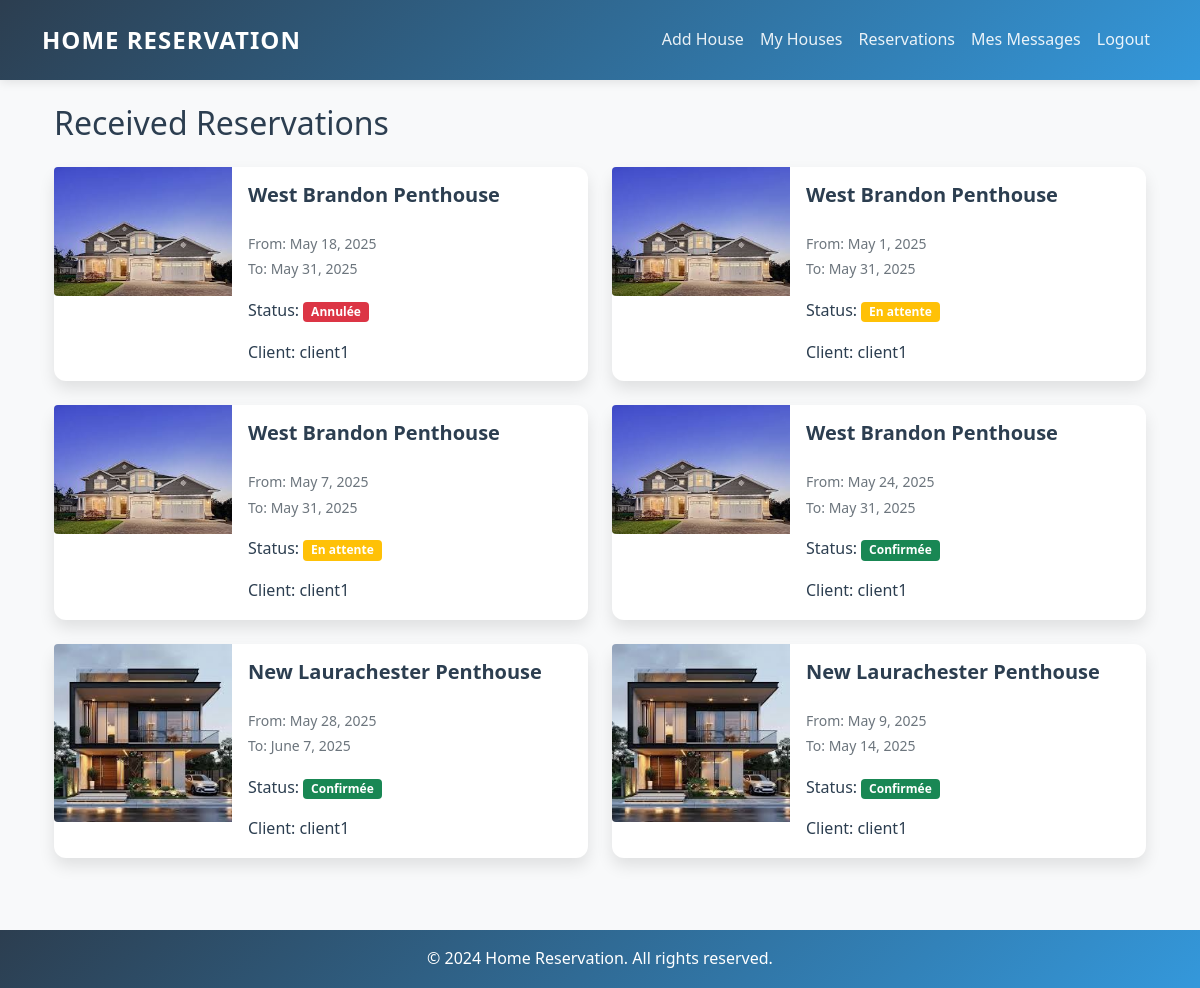
/received-reservations/ (signed in), run on an earlier commit of the app's database.
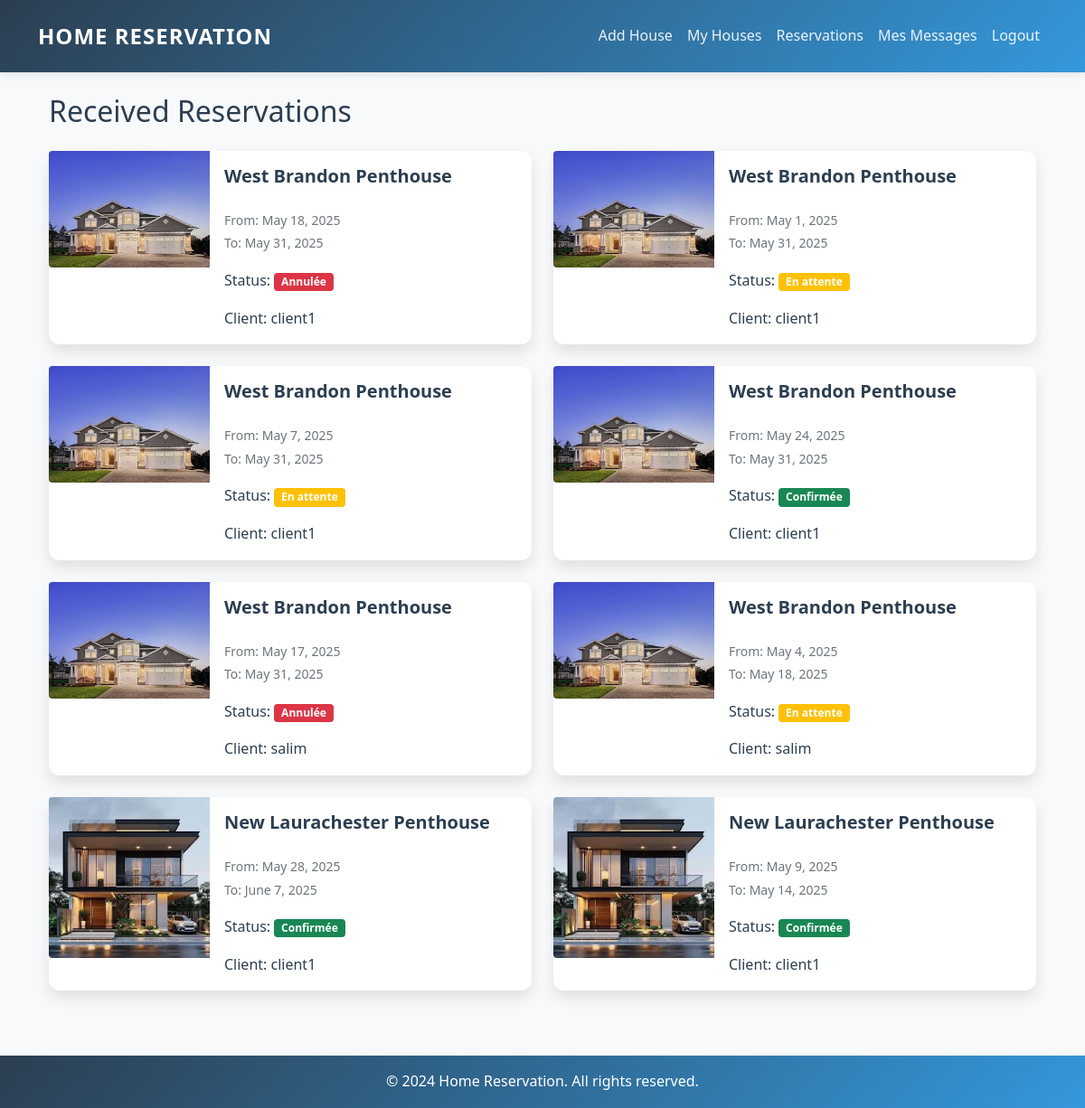
And on a later commit of the database.
### reservation/models.py (models this page shows)
class Reservation(models.Model):
    STATUT_CHOICES = [
        ('en_attente', 'En attente'),
        ('confirmée', 'Confirmée'),
        ('annulée', 'Annulée'),
    ]
    utilisateur = models.ForeignKey(UserProfile, on_delete=models.CASCADE, limit_choices_to={'role': 'client'})
    maison = models.ForeignKey(Maison, on_delete=models.CASCADE)
    date_debut = models.DateField()
    date_fin = models.DateField()
    statut = models.CharField(max_length=20, choices=STATUT_CHOICES)

### maison/models.py (models this page shows, shortened)
class Maison(models.Model):
    titre = models.CharField(max_length=100)
    description = models.TextField()
    adresse = models.CharField(max_length=255)
    prix_par_nuit = models.DecimalField(max_digits=10, decimal_places=2)
    disponible = models.BooleanField(default=True)
    proprietaire = models.ForeignKey(UserProfile, on_delete=models.CASCADE, limit_choices_to={'role': 'proprietaire'})
    image = models.ImageField(upload_to='houses/', null=True, blank=True)  # Add this line

### user/models.py (models this page shows, shortened)
class UserProfile(models.Model):
    ROLE_CHOICES = (
        ('client', 'Client'),
        ('proprietaire', 'Property Owner'),
    )
    user = models.OneToOneField(User, on_delete=models.CASCADE)
    role = models.CharField(max_length=20, choices=ROLE_CHOICES)

### maison/views.py (the view)
# urls.py: path('received-reservations/', maison_views.received_reservations, name='received_reservations'),
@login_required
def received_reservations(request):
    if request.user.userprofile.role != 'proprietaire':
        messages.error(request, 'Only property owners can view received reservations.')
        return redirect('home')
    reservations = Reservation.objects.filter(maison__proprietaire__user=request.user)
    return render(request, 'maison/received_reservations.html', {'reservations': reservations})

### templates/maison/received_reservations.html
{% extends 'base.html' %}
{% block content %}
<div class="container">
    <h2 class="mb-4">Received Reservations</h2>
    <div class="row">
        {% for reservation in reservations %}
        <div class="col-md-6 mb-4">
            <div class="card">
                <div class="row g-0">
                    <div class="col-md-4">
                        {% if reservation.maison.image %}
                            <img src="{{ reservation.maison.image.url }}" class="img-fluid rounded-start" alt="{{ reservation.maison.titre }}">
                        {% else %}
                            <img src="/static/images/default-house.jpg" class="img-fluid rounded-start" alt="Default house image">
                        {% endif %}
                    </div>
                    <div class="col-md-8">
                        <div class="card-body">
                            <h5 class="card-title">{{ reservation.maison.titre }}</h5>
                            <p class="card-text">
                                <small class="text-muted">
                                    From: {{ reservation.date_debut }}<br>
                                    To: {{ reservation.date_fin }}
                                </small>
                            </p>
                            <p class="card-text">
                                Status: <span class="badge {% if reservation.statut == 'confirmée' %}bg-success{% elif reservation.statut == 'en_attente' %}bg-warning{% else %}bg-danger{% endif %}">
                                    {{ reservation.get_statut_display }}
                                </span>
                            </p>
                            <p class="card-text">
                                Client: {{ reservation.utilisateur.user.username }}
                            </p>
                        </div>
                    </div>
                </div>
            </div>
        </div>
        {% empty %}
        <div class="col-12">
            <div class="alert alert-info">
                No reservations received yet.
            </div>
        </div>
        {% endfor %}
    </div>
</div>
{% endblock %}

### templates/base.html (shortened to what this page needs)
<!DOCTYPE html>
<html lang="en">
<head>
    <link href="https://cdn.jsdelivr.net/npm/bootstrap@5.1.3/dist/css/bootstrap.min.css" rel="stylesheet">
    <link href="https://cdnjs.cloudflare.com/ajax/libs/font-awesome/6.0.0/css/all.min.css" rel="stylesheet">
    {% load static %}
    <link href="{% static 'css/style.css' %}" rel="stylesheet">
</head>
<body>
<nav class="navbar navbar-expand-lg navbar-custom mb-4">
    <div class="container">
        <a class="navbar-brand" href="/">Home Reservation</a>
        <div class="collapse navbar-collapse" id="navbarNav">
            <ul class="navbar-nav ms-auto">
                {% if user.is_authenticated %}
                    {% if user.userprofile.role == 'client' %}
                        <li class="nav-item">
                            <a class="nav-link" href="{% url 'house_list' %}">Browse Houses</a>
                        </li>
                        <li class="nav-item">
                            <a class="nav-link" href="{% url 'my_reservations' %}">My Reservations</a>
                        </li>
                        <li class="nav-item">
                            <a class="nav-link" href="{% url 'sent_messages' %}">Mes Messages</a>
                      </li>
                    {% elif user.userprofile.role == 'proprietaire' %}
                        <li class="nav-item">
                            <a class="nav-link" href="{% url 'add_house' %}">Add House</a>
                        </li>
                        <li class="nav-item">
                            <a class="nav-link" href="{% url 'my_houses' %}">My Houses</a>
                        </li>
                        <li class="nav-item">
                            <a class="nav-link" href="{% url 'received_reservations' %}">Reservations</a>
                        </li>
                        <li class="nav-item">
                            <a class="nav-link" href="{% url 'inbox' %}">Mes Messages</a>
                        </li>
                    {% elif user.is_superuser %}
                        <li class="nav-item">
                            <a class="nav-link" href="{% url 'admin:index' %}">Admin Panel</a>
                        </li>
                    {% endif %}
                    <li class="nav-item">
                        <a class="nav-link" href="{% url 'logout_view' %}">Logout</a>
                    </li>
                {% endif %}
            </ul>
        </div>
    </div>
</nav>
<div class="container">
    {% block content %}{% endblock %}
</div>
<footer class="mt-5 py-3 bg-light">
    <div class="container text-center">
        <p class="mb-0">&copy; 2024 Home Reservation. All rights reserved.</p>
    </div>
</footer>
</body>
</html>

### static/css/style.css (style rules this page uses)
:root { --primary-color: #2b6cb0; --secondary-color: #1a4971; --accent-color: #3b82f6; --success-color: #059669; --warning-color: #d97706; --danger-color: #dc2626; --text-color: #1f2937; --text-secondary: #4b5563; --light-bg: #f8fafc; --dark-bg: #1e293b; --border-radius: 0.75rem; --box-shadow: 0 10px 15px -3px rgba(0, 0, 0, 0.1), 0 4px 6px -2px rgba(0, 0, 0, 0.05); --transition: all 0.3s cubic-bezier(0.4, 0, 0.2, 1); --primary-gradient: linear-gradient(135deg, #2b6cb0, #1e40af); --success-gradient: linear-gradient(135deg, #059669, #047857); --danger-gradient: linear-gradient(135deg, #dc2626, #b91c1c); --warning-gradient: linear-gradient(135deg, #d97706, #b45309); }
body { font-family: 'Inter', 'Poppins', sans-serif; color: var(--text-color); background-color: var(--light-bg); line-height: 1.6; }
.navbar { background: var(--primary-gradient); padding: 1rem 2rem; backdrop-filter: blur(10px); }
.navbar-brand { font-weight: 700; font-size: 1.5rem; color: white !important; text-transform: uppercase; letter-spacing: 1px; }
.nav-link { color: rgba(255, 255, 255, 0.9) !important; font-weight: 500; padding: 0.5rem 1rem; border-radius: var(--border-radius); transition: var(--transition); }
.card { background: white; border: none; border-radius: var(--border-radius); box-shadow: var(--box-shadow); transition: var(--transition); }
.card-title { color: var(--primary-color); font-weight: 600; margin-bottom: 1.5rem; }
footer { background: var(--primary-gradient); color: white; padding: 2rem 0; margin-top: 3rem; }

### templates/base.html (style rules this page uses)
:root { --primary-color: #2c3e50; --secondary-color: #3498db; --accent-color: #e74c3c; --text-color: #2c3e50; --light-bg: #f8f9fa; }
html, body { height: 100%; margin: 0; display: flex; flex-direction: column; }
body { font-family: 'Segoe UI', system-ui, -apple-system, sans-serif; color: var(--text-color); line-height: 1.6; }
.container { flex: 1; }
.navbar-custom { background: linear-gradient(135deg, var(--primary-color), var(--secondary-color)); padding: 1rem 0; box-shadow: 0 2px 10px rgba(0,0,0,0.1); }
.navbar-custom .navbar-brand, .navbar-custom .nav-link { color: white; transition: all 0.3s ease; }
.card { border: none; border-radius: 12px; box-shadow: 0 8px 16px rgba(0,0,0,0.1); transition: transform 0.3s ease; }
footer { background: linear-gradient(135deg, var(--primary-color), var(--secondary-color)); color: white; padding: 2rem 0; margin-top: 4rem; }

What changed in the data, as far as the page shows it:
added Reservation: maison.image (picture), maison.titre "West Brandon Penthouse", date_debut "May 17, 2025", date_fin "May 31, 2025", statut "Annulée", utilisateur.user.username "salim"
added Reservation: maison.image (picture), maison.titre "West Brandon Penthouse", date_debut "May 4, 2025", date_fin "May 18, 2025", statut "En attente", utilisateur.user.username "salim"
